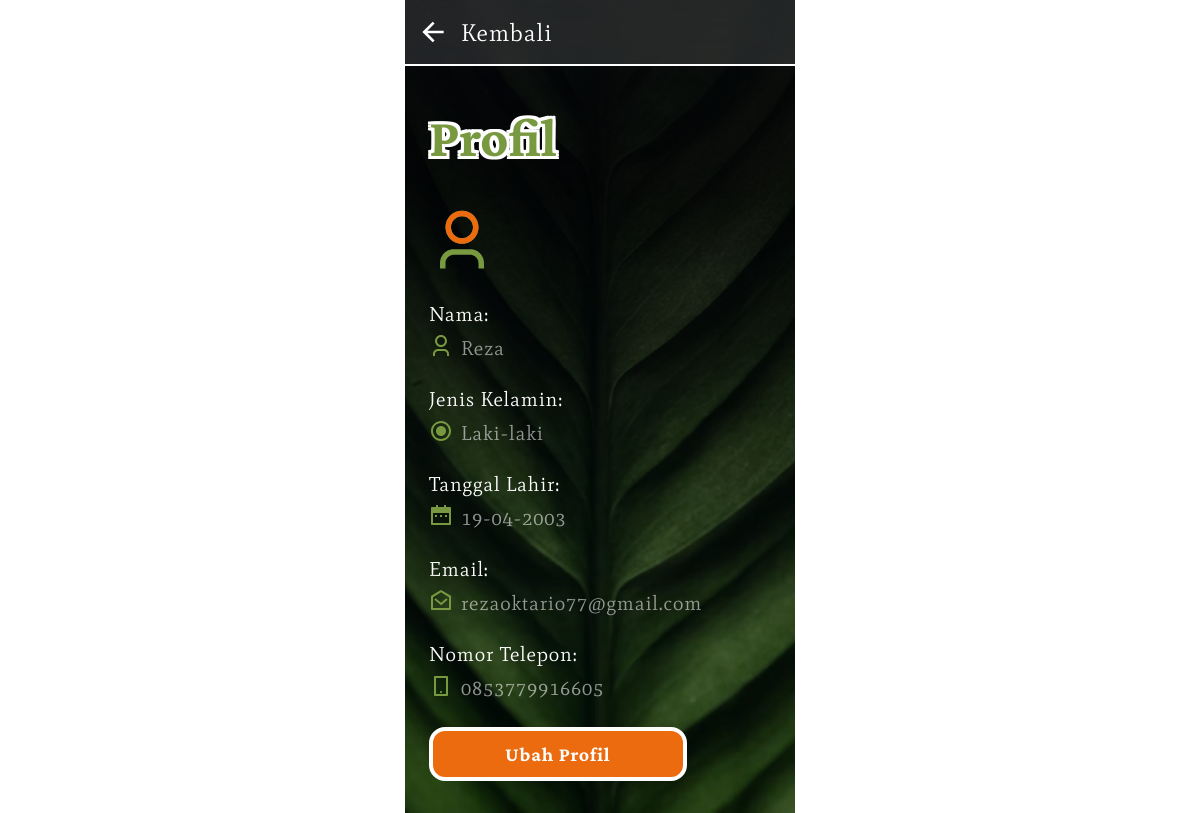
/views/profile.php (signed in), run on the app's committed database.
### tables this page shows
CREATE TABLE `users` (
  `id` int(11) NOT NULL,
  `name` varchar(255) NOT NULL,
  `gender` enum('Male','Female') NOT NULL,
  `date_of_birth` date NOT NULL,
  `email` varchar(255) NOT NULL,
  `phone_number` varchar(20) NOT NULL,
  `password` varchar(255) NOT NULL,
  `token` varchar(255) DEFAULT NULL
);

### config/connection.php (called while the page is built, shortened)
<?php
function openConnection() {
    $hostname = "localhost";
    $username = "root";
    $password = "";
    $database = "oil_palm_seeds_counter";
    $conn = new mysqli($hostname, $username, $password, $database);
    return $conn;
}

### models/UserModel.php (called while the page is built, shortened)
<?php
require_once '../config/connection.php';
class UserModel
{
    private $conn;
    public function __construct()
    {
        $this->conn = openConnection();
    }
    public function getUserById($id)
    {
        $sql = "SELECT * FROM users WHERE id=?";
        $stmt = $this->conn->prepare($sql);
        $stmt->bind_param("i", $id);
        $stmt->execute();
        $result = $stmt->get_result();
        if ($result->num_rows == 1) {
            $user = $result->fetch_assoc();
            return $user;
        } else {
            return null;
        }
    }
}

### views/profile.php (the view, shortened to what this page needs)
<?php
require_once '../models/UserModel.php';
if (isset($_SESSION['id'])) {
    $userModel = new UserModel();
    $user = $userModel->getUserById($_SESSION['id']);
    $name = $user['name'];
    $gender = $user['gender'];
    $date_of_birth = $user['date_of_birth'];
    $date_of_birth = date('d-m-Y', strtotime($date_of_birth));
    $email = $user['email'];
    $phone_number = $user['phone_number'];
    if ($gender === 'Male') {
        $gender = 'Laki-laki';
    } else if ($gender === 'Female') {
        $gender = 'Perempuan';
    }
}
?>
<!DOCTYPE html>
<html lang="en">
<head>
    <link rel="stylesheet" href="../assets/css/style.css">
</head>
<body>
    <div id="oil_body_wrap" class="oil_header_padding oil_second">
        <div class="oil_header">
            <a href="./settings.php"><img src="../assets/images/img_icon_back.svg">Kembali</a>
        </div>
        <div class="oil_content oil_bg_leaf" style="padding-bottom: 16px">
            <div>
                <h2>Profil</h2>
                <img class="img_icon_head" src="../assets/images/img_icon_user_color.svg" alt="" srcset="">
                <p class="oil_profil_data_label" style="margin-top: 0px">Nama:
                    <div class="oil_profil_data oil_name">
                        <?php echo $name; ?>
                    </div>
                </p>
                <p class="oil_profil_data_label">Jenis Kelamin:
                    <div class="oil_profil_data oil_gender">
                        <?php echo $gender; ?>
                    </div>
                </p>
                <p class="oil_profil_data_label">Tanggal Lahir:
                    <div class="oil_profil_data oil_date">
                        <?php echo $date_of_birth; ?>
                    </div>
                </p>
                <p class="oil_profil_data_label">Email:
                    <div class="oil_profil_data oil_email">
                        <?php echo $email; ?>
                    </div>
                </p>
                <p class="oil_profil_data_label">Nomor Telepon:
                    <div class="oil_profil_data oil_phone">
                        <?php echo $phone_number; ?>
                    </div>
                </p>
            </div>
                <a href="./edit-profile.php" class="btn" style="width: max-content; box-sizing: border-box; margin-left: 24px; margin-bottom: 16px !important">Ubah Profil</a>
        </div>
    </div>
</body>
</html>

### assets/css/style.css (style rules this page uses)
* { font-family: 'Mate', 'Times New Roman', Times, serif; }
h1, h2, h3, h5, h6 { font-family: 'CrimsonPro', 'Times New Roman', Times, serif; }
body { margin: 0px; font-family: Mate; font-size: 14px; font-weight: 400; line-height: 17px; letter-spacing: 0em; text-align: left; color: rgba(255, 255, 255, 0.72) }
p { color: rgba(255, 255, 255, 0.72) }
#oil_body_wrap { width: 100%; max-width: 390px; margin: auto; background-color: #2F3F14; color: white; min-height: 768px; }
#oil_body_wrap .oil_content { padding: 32px 24px 16px 24px; }
h2 { font-size: 55px; font-weight: 700; line-height: 48px; letter-spacing: 0em; text-align: left; color: #789940; text-shadow: -3px -3px 0 #FFF, 3px -3px 0 #FFF, -3px 3px 0 #FFF, 3px 3px 0 #FFF, 0px -3px 0 #FFF, 0px 3px 0 #FFF, 3px 0px 0 #FFF, -3px 0px 0 #FFF; }
.img_icon_head { width: 66px; margin-bottom: 24px; }
.btn { height: 54px; width: 205px; left: 513px; top: 623px; border-radius: 16px; padding: 16px 72px 16px 72px; background-color: #EC6B0F; border: 4px solid #FFFFFF; font-family: 'CrimsonPro'; font-size: 20px; font-weight: 700; line-height: 22px; letter-spacing: 0.04em; text-align: center; color: white; display: flex; justify-content: center; align-items: center; margin-top: 24px; }
a { color: white; }
.oil_bg_leaf { background: url(../images/img_bg_leaf.png); background-size: cover; background-position: center; }
.oil_header { padding: 16px 12px; border-bottom: 2px solid white; background: rgba(255, 255, 255, 0.12); position: fixed; top: 0; right: 0; left: 0; font-family: 'CrimsonPro'; font-size: 24px; font-weight: 400; line-height: 27px; letter-spacing: 0.04em; text-align: left; width: 100%; max-width: 390px; margin: auto; box-sizing: border-box; display: flex; align-items: center; justify-content: space-between; backdrop-filter: blur(16px); }
.oil_header_padding .oil_content { padding-top: 114px !important; }
.oil_header_padding .oil_content h2 { margin-top: 0px }
.oil_header_padding a { display: flex; align-items: center; text-decoration: none; gap: 12px }
#oil_body_wrap.oil_second .oil_content { padding-left: 0px; padding-right: 0px; padding-bottom: 0px; }
#oil_body_wrap.oil_second .oil_content>div, #oil_body_wrap.oil_second .oil_content>form>.oil_form_top { padding-left: 24px; padding-right: 24px; }
.oil_profil_data { display: flex; align-items: center; gap: 8px; font-family: Mate; font-size: 20px; font-weight: 400; line-height: 24px; letter-spacing: 0.04em; color: rgba(255, 255, 255, 0.56); }
.oil_profil_data_label { display: flex; align-items: center; gap: 8px; font-family: Mate; font-size: 20px; font-weight: 400; line-height: 24px; letter-spacing: 0.04em; color: white; margin-top: 24px; margin-bottom: 8px; }
.oil_profil_data.oil_name::before { content: url(../images/img_icon_user.svg); display: flex; align-items: center; }
.oil_profil_data.oil_gender::before { content: url(../images/img_icon_radio_checked.svg); display: flex; align-items: center; }
.oil_profil_data.oil_date::before { content: url(../images/img_icon_date.svg); display: flex; align-items: center; }
.oil_profil_data.oil_email::before { content: url(../images/img_icon_email.svg); display: flex; align-items: center; }
.oil_profil_data.oil_phone::before { content: url(../images/img_icon_phone.svg); display: flex; align-items: center; }

### data on the page
users: name "Reza", gender "Laki-laki", date_of_birth "19-04-2003", email "rezaoktario77@gmail.com", phone_number "0853779916605"
